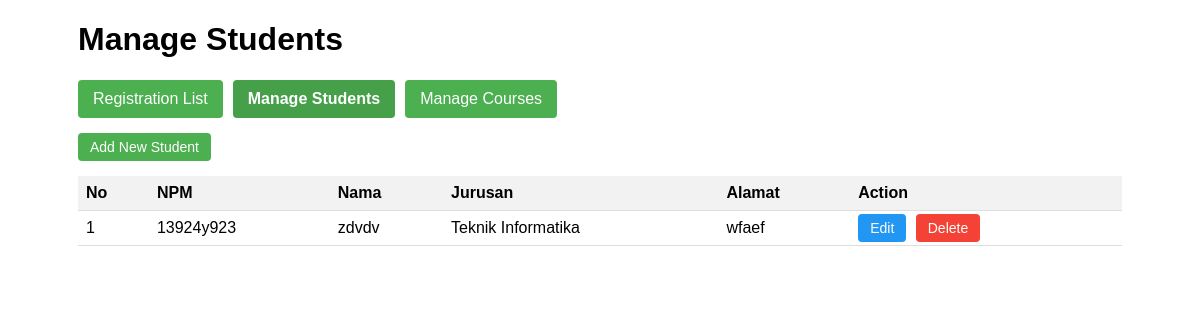
/index_student.php, run on the app's committed database.
### tables this page shows
CREATE TABLE `mahasiswa` (
  `npm` char(10) NOT NULL,
  `nama` varchar(100) NOT NULL,
  `jurusan` varchar(100) NOT NULL,
  `alamat` text NOT NULL
);

### index_student.php (the view, shortened to what this page needs)
<?php
require_once 'db.php';
?>
<!DOCTYPE html>
<html lang="en">
<head>
</head>
<body>
    <div class="container">
        <h1>Manage Students</h1>
        <div class="nav">
            <a href="index.php">Registration List</a>
            <a href="index_student.php" class="active">Manage Students</a>
            <a href="index_course.php">Manage Courses</a>
        </div>
        <a href="tambah.php?table=mahasiswa" class="btn btn-add">Add New Student</a>
        <table>
            <thead>
                <tr>
                    <th>No</th>
                    <th>NPM</th>
                    <th>Nama</th>
                    <th>Jurusan</th>
                    <th>Alamat</th>
                    <th>Action</th>
                </tr>
            </thead>
            <tbody>
                <?php
                $query = "SELECT * FROM mahasiswa";
                $result = mysqli_query($conn, $query);
                $no = 1;
                while ($row = mysqli_fetch_assoc($result)) {
                    ?>
                    <tr>
                        <td><?php echo $no++; ?></td>
                        <td><?php echo $row['npm']; ?></td>
                        <td><?php echo $row['nama']; ?></td>
                        <td><?php echo $row['jurusan']; ?></td>
                        <td><?php echo $row['alamat']; ?></td>
                        <td>
                            <a href="edit.php?npm=<?php echo $row['npm']; ?>&table=mahasiswa" class="btn btn-edit">Edit</a>
                            <a href="hapus.php?npm=<?php echo $row['npm']; ?>&table=mahasiswa" class="btn btn-delete" onclick="return confirm('Are you sure you want to delete this student?')">Delete</a>
                        </td>
                    </tr>
                    <?php
                }
                ?>
            </tbody>
        </table>
    </div>
</body>
</html>

### index_student.php (style rules this page uses)
body { font-family: Arial, sans-serif; margin: 20px; }
.container { width: 90%; margin: 0 auto; }
table { width: 100%; border-collapse: collapse; margin-top: 20px; }
th, td { padding: 8px; text-align: left; border-bottom: 1px solid #ddd; }
th { background-color: #f2f2f2; }
.btn { padding: 6px 12px; text-decoration: none; border-radius: 4px; color: white; font-size: 14px; margin-right: 5px; }
.btn-add { background-color: #4CAF50; }
.btn-edit { background-color: #2196F3; }
.btn-delete { background-color: #f44336; }
.nav { margin-bottom: 20px; display: flex; gap: 10px; }
.nav a { text-decoration: none; padding: 10px 15px; background-color: #4CAF50; color: white; border-radius: 4px; }
.active { font-weight: bold; background-color: #45a049 !important; }

### data on the page
mahasiswa: npm "13924y923", nama "zdvdv", jurusan "Teknik Informatika", alamat "wfaef"
